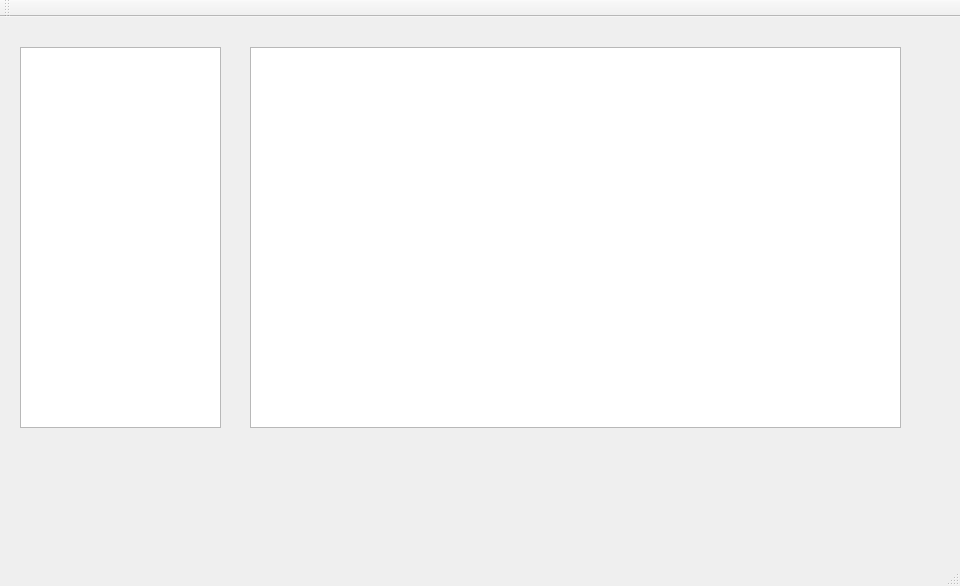
<?xml version="1.0" encoding="UTF-8"?>
<ui version="4.0">
 <class>MainWindow</class>
 <widget class="QMainWindow" name="MainWindow">
  <property name="geometry">
   <rect>
    <x>0</x>
    <y>0</y>
    <width>960</width>
    <height>586</height>
   </rect>
  </property>
  <property name="windowTitle">
   <string>MainWindow</string>
  </property>
  <widget class="QWidget" name="centralWidget">
   <widget class="QListWidget" name="listScripts">
    <property name="geometry">
     <rect>
      <x>20</x>
      <y>30</y>
      <width>201</width>
      <height>381</height>
     </rect>
    </property>
   </widget>
   <widget class="QPlainTextEdit" name="plainScriptSource">
    <property name="geometry">
     <rect>
      <x>250</x>
      <y>30</y>
      <width>651</width>
      <height>381</height>
     </rect>
    </property>
   </widget>
  </widget>
  <widget class="QMenuBar" name="menuBar">
   <property name="geometry">
    <rect>
     <x>0</x>
     <y>0</y>
     <width>960</width>
     <height>21</height>
    </rect>
   </property>
  </widget>
  <widget class="QToolBar" name="mainToolBar">
   <attribute name="toolBarArea">
    <enum>TopToolBarArea</enum>
   </attribute>
   <attribute name="toolBarBreak">
    <bool>false</bool>
   </attribute>
  </widget>
  <widget class="QStatusBar" name="statusBar"/>
 </widget>
 <layoutdefault spacing="6" margin="11"/>
 <resources/>
 <connections/>
</ui>
